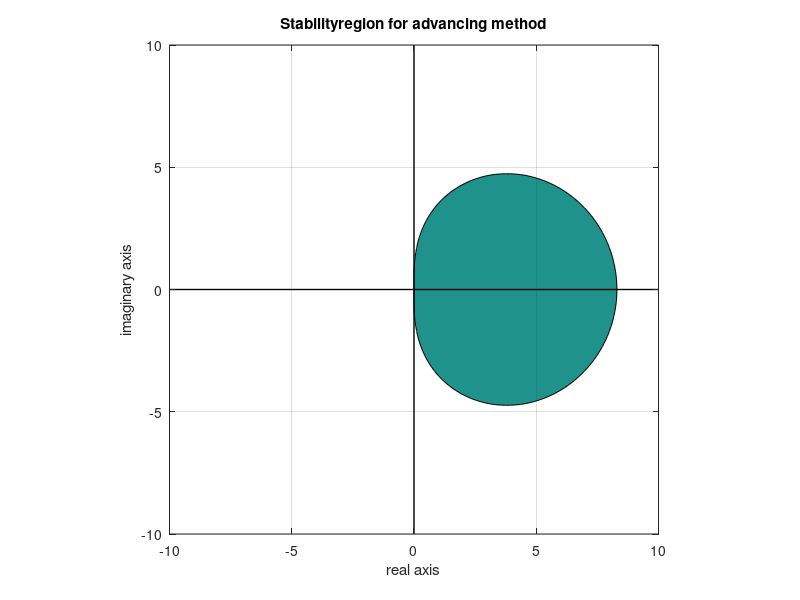

The MATLAB source for this figure:
%% Script plotting stability regions the error and advancing methods
%------------------------------------------------------------------------------------------
% Beautiful plot
asp = 10; b = 10;
[x, y] = meshgrid(linspace(-asp, asp), linspace(-b, b));
z = x + 1i*y;
g = 0.435867;
% advancing method    
R2  = abs(((z.^3*(-12*g^4+42*g^3-36*g^2+11*g-1)+z.^2*(36*g^3-54*g^2+24*g-3)+...
    z.*(-36*g^2+30*g-6)+12*g-6)) ./(6*(2*g-1)*(1-g*z).^3));


%abs(-(- 6*gamma^3*z^3 + 18*gamma^2*z^3 + 18*gamma^2*z^2 - 9*gamma*z^3 - 18*gamma*z^2 - 18*gamma*z + z^3 + 3*z^2 + 6*z + 6)/(6*(gamma*z - 1)^3) ); 
    
    


%% Plots
%------------------------------------------------------------------------------------------
% Make the plot for error method
figure; clf;
contourf(x, y, R2, [1 1], 'k')
axis equal, axis([-asp asp -b b]), grid on
hold on
plot([-asp, asp], [0, 0], 'k', 'LineWidth', 1);
plot([0, 0], [-asp, asp], 'k', 'LineWidth', 1);
title('Stabilityregion for advancing method');
xlabel('real axis');
ylabel('imaginary axis');

